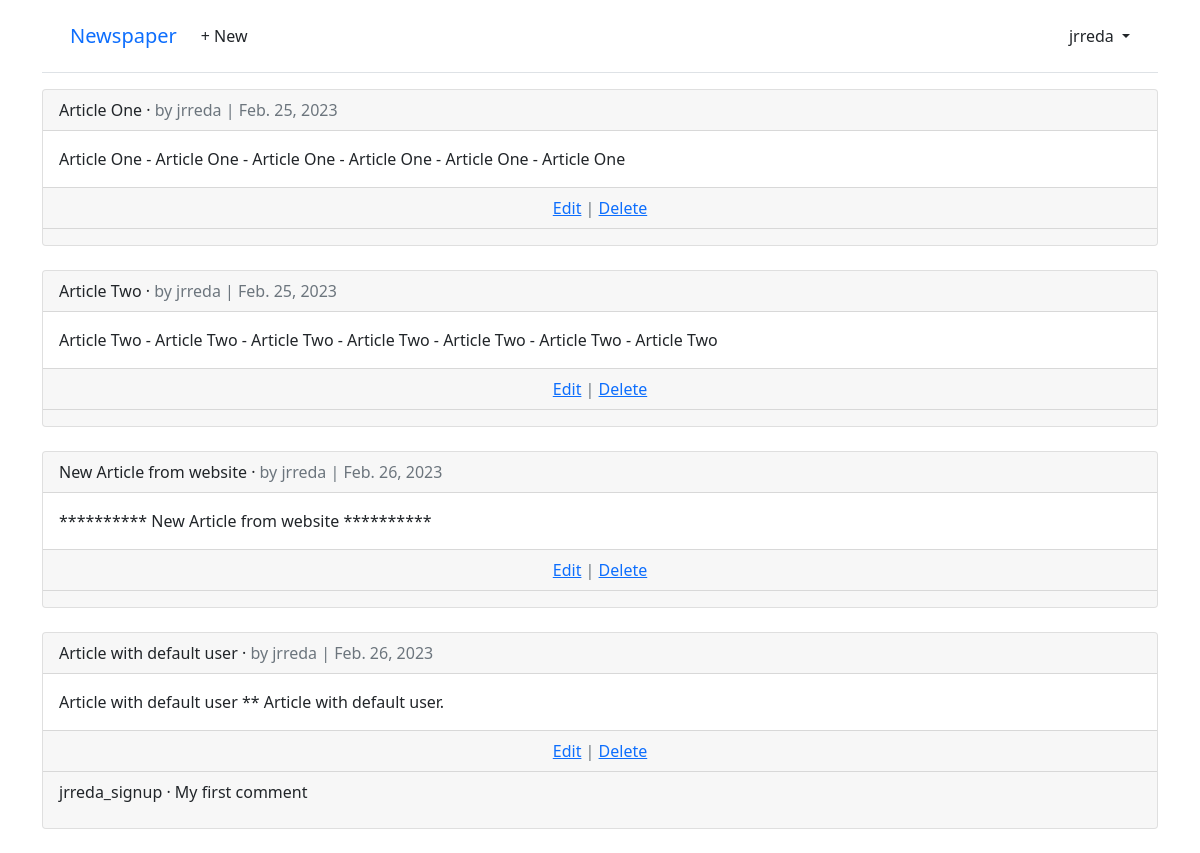
/articles/ (signed in), run on the app's committed database.
### accounts/models.py (models this page shows)
class CustomUser(AbstractUser):
    age = models.PositiveIntegerField(null=True, blank=True)

### articles/models.py (models this page shows, shortened)
class Article(models.Model):
    title = models.CharField(max_length=255)
    body = models.TextField()
    date = models.DateField(auto_now_add=True)
    author = models.ForeignKey(
        settings.AUTH_USER_MODEL,
        on_delete=models.CASCADE,
    )

class Comment(models.Model):
    article = models.ForeignKey(
        Article,
        on_delete=models.CASCADE,
        related_name='comments',
        )
    comment = models.CharField(max_length=140)
    author = models.ForeignKey(
        settings.AUTH_USER_MODEL,
        on_delete=models.CASCADE,
    )
    def __str__(self) -> str:
        return self.comment

### articles/views.py (the view)
# urls.py: path("", ArticleListView.as_view(), name="article_list"),
class ArticleListView(LoginRequiredMixin, ListView):  # new
    model = Article
    template_name = 'article_list.html'
    context_object_name = 'all_articles_list'

### templates/article_list.html (shortened to what this page needs)
{% extends 'base.html' %}
{% block content %}
{% for article in all_articles_list %}
<div class="card">
    <div class="card-header">
      <span class="font-weight-bold">{{ article.title }}</span> &middot;
      <span class="text-muted">by {{ article.author }} |
      {{ article.date }}</span>
    </div>
    <div class="card-body">
      {{ article.body }}
    </div>
    <div class="card-footer text-center text-muted">
      <a href="{% url 'article_edit' article.pk %}">Edit</a> |
      <a href="{% url 'article_delete' article.pk %}">Delete</a>
    </div>
    <div class="card-footer">
      {% for comment in article.comments.all %}
        <p>
          <span class="font-weight-bold">
            {{ comment.author }} &middot;
          </span>
          {{ comment }}
        </p>
      {% endfor %}
    </div>
</div>
<br />
{% endfor %}
{% endblock content %}

### templates/base.html (shortened to what this page needs)
{% load static %}
<!DOCTYPE html>
<html>
<head>
  <link href="https://cdn.jsdelivr.net/npm/bootstrap@5.1.3/dist/css/bootstrap.min.css" rel="stylesheet"
>
</head>
<body>
  <div class="container">
    <header class="p-3 mb-3 border-bottom">
      <div class="container">
        <div class="d-flex flex-wrap align-items-center justify-content-center
          justify-content-lg-start">
          <a class="navbar-brand" href="{% url 'home' %}">Newspaper</a>
          <ul class="nav col-12 col-lg-auto me-lg-auto mb-2 justify-content-center
            mb-md-0">
            {% if user.is_authenticated %}
            <li><a href="{% url 'article_new' %}" class="nav-link px-2 link-dark">+ New</a></li>
          </ul>
          <div class="dropdown text-end">
            <a href="#" class="d-block link-dark text-decoration-none dropdown-toggle" id="dropdownUser1"
              data-bs-toggle="dropdown" aria-expanded="false">
              {{ user.username }}
            </a>
          </div>
          {% else %}
          <div class="text-end">
            <a href="{% url 'login' %}" class="btn btn-outline-primary me-2">Log In</a>
            <a href="{% url 'signup' %}" class="btn btn-primary">Sign Up</a>
          </div>
          {% endif %}
        </div>
      </div>
    </header>
    <main>
      {% block content %}
      {% endblock content %}
    </main>
  </div>
</body>

### data on the page
CustomUser: username "jrreda"
Article: title "Article One", author "jrreda", date "Feb. 25, 2023", body "Article One - Article One - Article One - Article One - Article One - Article One"
Article: title "Article Two", author "jrreda", date "Feb. 25, 2023", body "Article Two - Article Two - Article Two - Article Two - Article Two - Article Two - Article Two"
Article: title "New Article from website", author "jrreda", date "Feb. 26, 2023", body "********** New Article from website **********"
Article: title "Article with default user", author "jrreda", date "Feb. 26, 2023", body "Article with default user ** Article with default user."
Comment: author "jrreda_signup", comment "My first comment"
